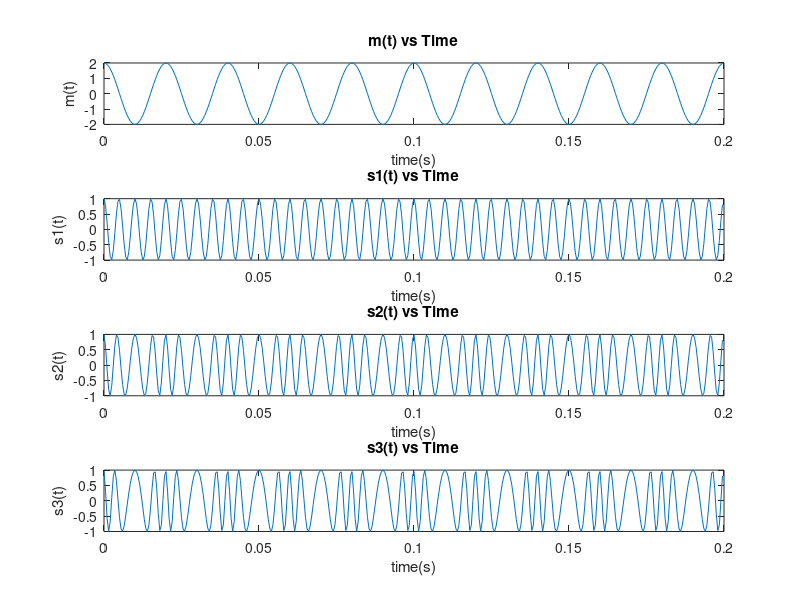
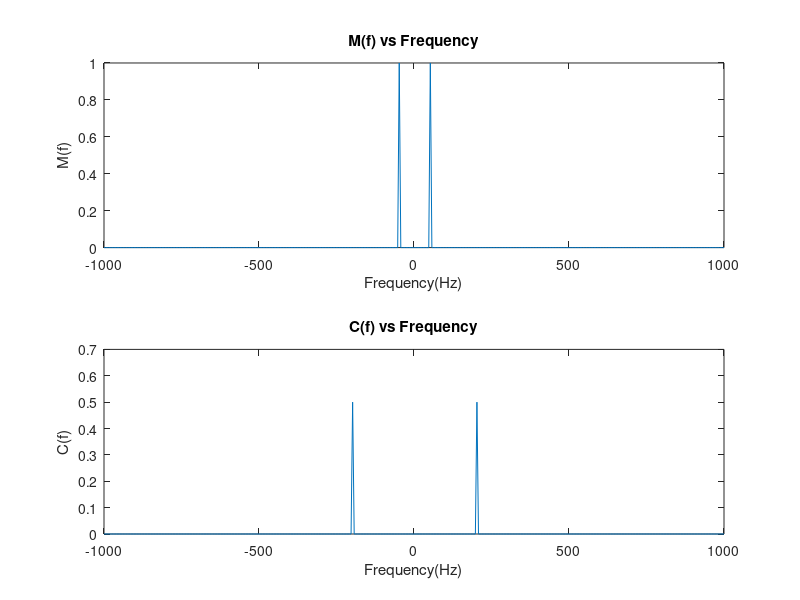
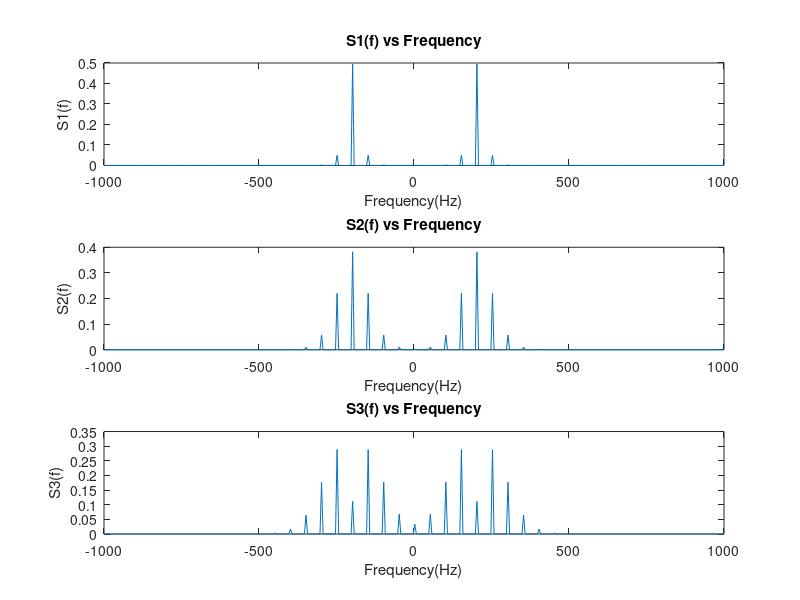

Reproduce these figures in MATLAB, in order. (Note: this script raises an error after producing the figures.)
%% Part_2.1
% a)

Fs=2000;
Ts=1/Fs;

t=0:Ts:0.2-Ts;

%% b)

Ac=1;
fc=200;

c=Ac*cos(2*pi*fc*t);

%% c)

Am=2;
fm=50;

m=Am*cos(2*pi*fm*t);

integral_m=(1/(2*pi*fm))*Am*sin(2*pi*fm*t);

%% d)
kf=[5,25,50];

cumsum_m=cumsum(m);

cumsum_m_2=[0,cumsum_m(1:end-1)];



s1=Ac*((c.*cos(2*pi*kf(1)*cumsum(m)*Ts))-(sin(2*pi*fc*t).*sin(2*pi*kf(1)*cumsum(m)*Ts)));

s2=Ac*((c.*cos(2*pi*kf(2)*cumsum(m)*Ts))-(sin(2*pi*fc*t).*sin(2*pi*kf(2)*cumsum(m)*Ts)));

s3=Ac*((c.*cos(2*pi*kf(3)*cumsum(m)*Ts))-(sin(2*pi*fc*t).*sin(2*pi*kf(3)*cumsum(m)*Ts)));

%% e)

figure;
subplot(4,1,1);
plot(t,m);
ylabel('m(t)');
xlabel('time(s)');
title('m(t) vs Time');

subplot(4,1,2);
plot(t,s1);
ylabel('s1(t)');
xlabel('time(s)');
title('s1(t) vs Time');

subplot(4,1,3);
plot(t,s2);
ylabel('s2(t)');
xlabel('time(s)');
title('s2(t) vs Time');

subplot(4,1,4);
plot(t,s3);
ylabel('s3(t)');
xlabel('time(s)');
title('s3(t) vs Time');

%% Part_2.2
% a)

N=length(t);

f_vector=linspace(-Fs/2,Fs/2,N);

%% b)

figure;
subplot(2,1,1);
plot(f_vector, fftshift(abs(fft(m,N)))/N);
ylabel('M(f)');
xlabel('Frequency(Hz)');
title('M(f) vs Frequency');

subplot(2,1,2);
plot(f_vector, fftshift(abs(fft(c,N)))/N);
ylabel('C(f)');
xlabel('Frequency(Hz)');
title('C(f) vs Frequency');


%% c)

figure;
subplot(3,1,1);
plot(f_vector, fftshift(abs(fft(s1,N)))/N);
ylabel('S1(f)');
xlabel('Frequency(Hz)');
title('S1(f) vs Frequency');

subplot(3,1,2);
plot(f_vector, fftshift(abs(fft(s2,N)))/N);
ylabel('S2(f)');
xlabel('Frequency(Hz)');
title('S2(f) vs Frequency');

subplot(3,1,3);
plot(f_vector, fftshift(abs(fft(s3,N)))/N);
ylabel('S3(f)');
xlabel('Frequency(Hz)');
title('S3(f) vs Frequency');

%% Part_2.3
% a)

freq_dev_1=Am*kf(1);
freq_dev_2=Am*kf(2);
freq_dev_3=Am*kf(3);

fmdemoded_s1=fmdemod(s1,fc,Fs,freq_dev_1);
fmdemoded_s2=fmdemod(s2,fc,Fs,freq_dev_2);
fmdemoded_s3=fmdemod(s3,fc,Fs,freq_dev_3);

%% b)

figure;
subplot(3,1,1);
plot(t,m);
hold on;
plot(t,Am*fmdemoded_s1);
ylabel('Amplitude');
xlabel('time(s)');
legend('m(t)','fmdemoded s1(t)');
title('m(t) and FM Demodulated s1(t)');

subplot(3,1,2);
plot(t,m);
hold on;
plot(t,Am*fmdemoded_s2);
ylabel('Amplitude');
xlabel('time(s)');
legend('m(t)','fmdemoded s2(t)');
title('m(t) and FM Demodulated s2(t)');

subplot(3,1,3);
plot(t,m);
hold on;
plot(t,Am*fmdemoded_s3);
ylabel('Amplitude');
xlabel('time(s)');
legend('m(t)','fmdemoded s3(t)');
title('m(t) and FM Demodulated s3(t)');
